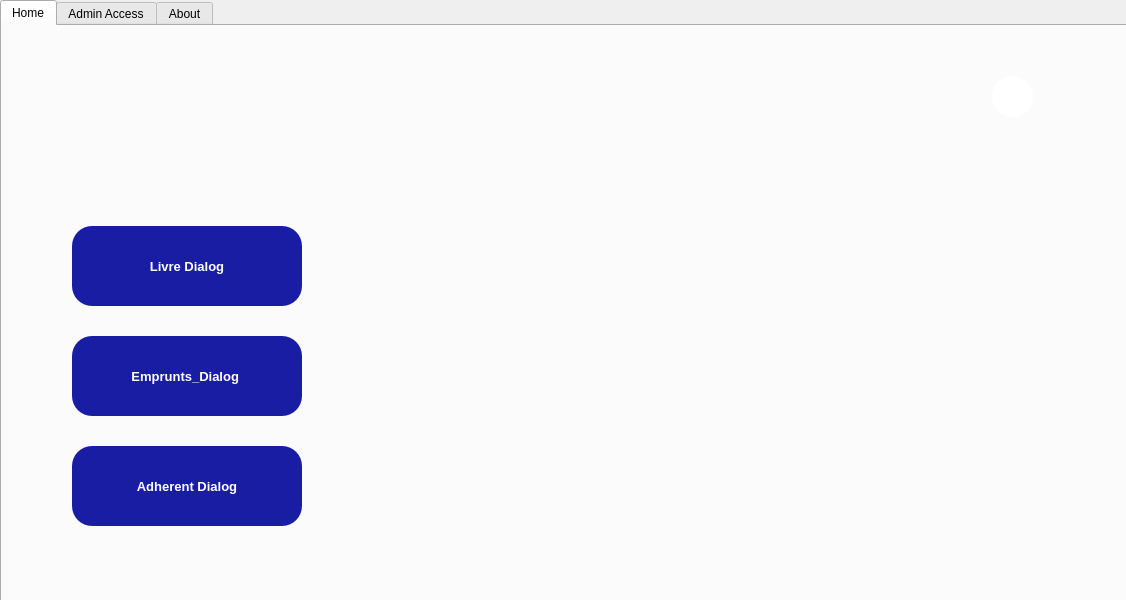
<?xml version="1.0" encoding="UTF-8"?>
<ui version="4.0">
 <class>admin_dialog</class>
 <widget class="QDialog" name="admin_dialog">
  <property name="geometry">
   <rect>
    <x>0</x>
    <y>0</y>
    <width>1126</width>
    <height>600</height>
   </rect>
  </property>
  <property name="windowTitle">
   <string>Dialog</string>
  </property>
  <widget class="QTabWidget" name="Admin1">
   <property name="geometry">
    <rect>
     <x>0</x>
     <y>0</y>
     <width>1251</width>
     <height>691</height>
    </rect>
   </property>
   <property name="styleSheet">
    <string notr="true">QPushButton
{
background-color : #181DA4 ;
border-radius : 20px ;
color : white ;
}</string>
   </property>
   <property name="currentIndex">
    <number>0</number>
   </property>
   <property name="iconSize">
    <size>
     <width>30</width>
     <height>30</height>
    </size>
   </property>
   <widget class="QWidget" name="tab_4">
    <attribute name="icon">
     <iconset resource="resources.qrc">
      <normaloff>:/new/prefix1/60.png</normaloff>:/new/prefix1/60.png</iconset>
    </attribute>
    <attribute name="title">
     <string>Home</string>
    </attribute>
    <widget class="QPushButton" name="pushButton_livre_dialog">
     <property name="geometry">
      <rect>
       <x>70</x>
       <y>200</y>
       <width>230</width>
       <height>80</height>
      </rect>
     </property>
     <property name="font">
      <font>
       <family>Arial</family>
       <pointsize>10</pointsize>
       <weight>75</weight>
       <bold>true</bold>
      </font>
     </property>
     <property name="autoFillBackground">
      <bool>false</bool>
     </property>
     <property name="text">
      <string>Livre Dialog</string>
     </property>
     <property name="icon">
      <iconset resource="resources.qrc">
       <normaloff>:/new/prefix1/10.png</normaloff>:/new/prefix1/10.png</iconset>
     </property>
     <property name="iconSize">
      <size>
       <width>60</width>
       <height>60</height>
      </size>
     </property>
    </widget>
    <widget class="QPushButton" name="pushButton_adherents">
     <property name="geometry">
      <rect>
       <x>70</x>
       <y>420</y>
       <width>230</width>
       <height>80</height>
      </rect>
     </property>
     <property name="font">
      <font>
       <family>Arial</family>
       <pointsize>10</pointsize>
       <weight>75</weight>
       <bold>true</bold>
      </font>
     </property>
     <property name="text">
      <string>Adherent Dialog</string>
     </property>
     <property name="icon">
      <iconset>
       <normaloff>49.png</normaloff>49.png</iconset>
     </property>
     <property name="iconSize">
      <size>
       <width>60</width>
       <height>60</height>
      </size>
     </property>
    </widget>
    <widget class="QPushButton" name="pushButton_emprunts">
     <property name="geometry">
      <rect>
       <x>70</x>
       <y>310</y>
       <width>230</width>
       <height>80</height>
      </rect>
     </property>
     <property name="font">
      <font>
       <family>Arial</family>
       <pointsize>10</pointsize>
       <weight>75</weight>
       <bold>true</bold>
      </font>
     </property>
     <property name="text">
      <string>Emprunts_Dialog </string>
     </property>
     <property name="icon">
      <iconset resource="resources.qrc">
       <normaloff>:/new/prefix1/66.png</normaloff>:/new/prefix1/66.png</iconset>
     </property>
     <property name="iconSize">
      <size>
       <width>60</width>
       <height>60</height>
      </size>
     </property>
    </widget>
    <widget class="QLabel" name="label_6">
     <property name="geometry">
      <rect>
       <x>-20</x>
       <y>20</y>
       <width>511</width>
       <height>251</height>
      </rect>
     </property>
     <property name="text">
      <string/>
     </property>
     <property name="pixmap">
      <pixmap>14.png</pixmap>
     </property>
     <property name="scaledContents">
      <bool>true</bool>
     </property>
    </widget>
    <widget class="QLabel" name="label_7">
     <property name="geometry">
      <rect>
       <x>450</x>
       <y>80</y>
       <width>581</width>
       <height>491</height>
      </rect>
     </property>
     <property name="text">
      <string/>
     </property>
     <property name="pixmap">
      <pixmap>6.png</pixmap>
     </property>
     <property name="scaledContents">
      <bool>true</bool>
     </property>
    </widget>
    <widget class="QPushButton" name="pushButton">
     <property name="geometry">
      <rect>
       <x>990</x>
       <y>50</y>
       <width>41</width>
       <height>41</height>
      </rect>
     </property>
     <property name="styleSheet">
      <string notr="true">QPushButton{Background-color: rgb(255, 255, 255);}</string>
     </property>
     <property name="text">
      <string/>
     </property>
     <property name="icon">
      <iconset>
       <normaloff>80.png</normaloff>80.png</iconset>
     </property>
     <property name="iconSize">
      <size>
       <width>40</width>
       <height>40</height>
      </size>
     </property>
    </widget>
    <zorder>label_6</zorder>
    <zorder>pushButton_livre_dialog</zorder>
    <zorder>pushButton_adherents</zorder>
    <zorder>pushButton_emprunts</zorder>
    <zorder>label_7</zorder>
    <zorder>pushButton</zorder>
   </widget>
   <widget class="QWidget" name="tab_2">
    <attribute name="icon">
     <iconset>
      <normaloff>70.png</normaloff>70.png</iconset>
    </attribute>
    <attribute name="title">
     <string>Admin Access</string>
    </attribute>
    <widget class="QTableView" name="tableView_user">
     <property name="geometry">
      <rect>
       <x>50</x>
       <y>80</y>
       <width>331</width>
       <height>361</height>
      </rect>
     </property>
    </widget>
    <widget class="QTableView" name="tableView_admin">
     <property name="geometry">
      <rect>
       <x>750</x>
       <y>80</y>
       <width>321</width>
       <height>361</height>
      </rect>
     </property>
    </widget>
    <widget class="Line" name="line">
     <property name="geometry">
      <rect>
       <x>440</x>
       <y>50</y>
       <width>31</width>
       <height>461</height>
      </rect>
     </property>
     <property name="orientation">
      <enum>Qt::Vertical</enum>
     </property>
    </widget>
    <widget class="QGroupBox" name="groupBox">
     <property name="geometry">
      <rect>
       <x>20</x>
       <y>40</y>
       <width>401</width>
       <height>511</height>
      </rect>
     </property>
     <property name="title">
      <string>Users </string>
     </property>
     <widget class="QPushButton" name="pushButton_delete_user">
      <property name="geometry">
       <rect>
        <x>220</x>
        <y>430</y>
        <width>90</width>
        <height>40</height>
       </rect>
      </property>
      <property name="text">
       <string>Delete</string>
      </property>
      <property name="icon">
       <iconset resource="resources.qrc">
        <normaloff>:/new/prefix1/45.png</normaloff>:/new/prefix1/45.png</iconset>
      </property>
     </widget>
     <widget class="QPushButton" name="pushButton_load_user">
      <property name="geometry">
       <rect>
        <x>40</x>
        <y>430</y>
        <width>80</width>
        <height>40</height>
       </rect>
      </property>
      <property name="text">
       <string>Load</string>
      </property>
      <property name="icon">
       <iconset resource="resources.qrc">
        <normaloff>:/new/prefix1/42.png</normaloff>:/new/prefix1/42.png</iconset>
      </property>
     </widget>
    </widget>
    <widget class="QGroupBox" name="groupBox_2">
     <property name="geometry">
      <rect>
       <x>470</x>
       <y>40</y>
       <width>621</width>
       <height>501</height>
      </rect>
     </property>
     <property name="title">
      <string>Admins</string>
     </property>
     <widget class="QPushButton" name="pushButton_load_admin">
      <property name="geometry">
       <rect>
        <x>390</x>
        <y>440</y>
        <width>80</width>
        <height>40</height>
       </rect>
      </property>
      <property name="text">
       <string>Load</string>
      </property>
      <property name="icon">
       <iconset resource="resources.qrc">
        <normaloff>:/new/prefix1/42.png</normaloff>:/new/prefix1/42.png</iconset>
      </property>
     </widget>
     <widget class="QPushButton" name="pushButton_update_admin">
      <property name="geometry">
       <rect>
        <x>20</x>
        <y>310</y>
        <width>90</width>
        <height>40</height>
       </rect>
      </property>
      <property name="text">
       <string>Update</string>
      </property>
      <property name="icon">
       <iconset resource="resources.qrc">
        <normaloff>:/new/prefix1/59.png</normaloff>:/new/prefix1/59.png</iconset>
      </property>
     </widget>
     <widget class="QPushButton" name="pushButton_delete_admin">
      <property name="geometry">
       <rect>
        <x>140</x>
        <y>310</y>
        <width>90</width>
        <height>40</height>
       </rect>
      </property>
      <property name="text">
       <string>Delete</string>
      </property>
      <property name="icon">
       <iconset resource="resources.qrc">
        <normaloff>:/new/prefix1/45.png</normaloff>:/new/prefix1/45.png</iconset>
      </property>
     </widget>
     <widget class="QGroupBox" name="groupBox_3">
      <property name="geometry">
       <rect>
        <x>20</x>
        <y>90</y>
        <width>241</width>
        <height>181</height>
       </rect>
      </property>
      <property name="title">
       <string>Add New Admin</string>
      </property>
      <widget class="QPushButton" name="pushButton_add_admin">
       <property name="geometry">
        <rect>
         <x>50</x>
         <y>120</y>
         <width>110</width>
         <height>40</height>
        </rect>
       </property>
       <property name="text">
        <string>Add Admin</string>
       </property>
       <property name="icon">
        <iconset resource="resources.qrc">
         <normaloff>:/new/prefix1/33.png</normaloff>:/new/prefix1/33.png</iconset>
       </property>
      </widget>
      <widget class="QWidget" name="layoutWidget">
       <property name="geometry">
        <rect>
         <x>0</x>
         <y>40</y>
         <width>235</width>
         <height>57</height>
        </rect>
       </property>
       <layout class="QVBoxLayout" name="verticalLayout_2">
        <item>
         <layout class="QHBoxLayout" name="horizontalLayout">
          <item>
           <widget class="QLabel" name="label_2">
            <property name="text">
             <string>Username</string>
            </property>
           </widget>
          </item>
          <item>
           <widget class="QLineEdit" name="lineEdit_new_usr_admin"/>
          </item>
         </layout>
        </item>
        <item>
         <layout class="QHBoxLayout" name="horizontalLayout_2">
          <item>
           <widget class="QLabel" name="label_3">
            <property name="text">
             <string>Password</string>
            </property>
           </widget>
          </item>
          <item>
           <widget class="QLineEdit" name="lineEdit_new_pwd_admin"/>
          </item>
         </layout>
        </item>
       </layout>
      </widget>
     </widget>
     <widget class="QPushButton" name="pushButton_init_admin">
      <property name="geometry">
       <rect>
        <x>90</x>
        <y>370</y>
        <width>60</width>
        <height>40</height>
       </rect>
      </property>
      <property name="text">
       <string/>
      </property>
      <property name="icon">
       <iconset resource="resources.qrc">
        <normaloff>:/new/prefix1/46.png</normaloff>:/new/prefix1/46.png</iconset>
      </property>
      <property name="iconSize">
       <size>
        <width>25</width>
        <height>25</height>
       </size>
      </property>
     </widget>
     <zorder>groupBox_3</zorder>
     <zorder>pushButton_load_admin</zorder>
     <zorder>pushButton_update_admin</zorder>
     <zorder>pushButton_delete_admin</zorder>
     <zorder>pushButton_init_admin</zorder>
    </widget>
    <zorder>groupBox_2</zorder>
    <zorder>groupBox</zorder>
    <zorder>tableView_user</zorder>
    <zorder>tableView_admin</zorder>
    <zorder>line</zorder>
   </widget>
   <widget class="QWidget" name="tab">
    <attribute name="icon">
     <iconset resource="resources.qrc">
      <normaloff>:/new/prefix1/29.png</normaloff>:/new/prefix1/29.png</iconset>
    </attribute>
    <attribute name="title">
     <string>About</string>
    </attribute>
    <widget class="QLabel" name="label">
     <property name="geometry">
      <rect>
       <x>-10</x>
       <y>10</y>
       <width>241</width>
       <height>131</height>
      </rect>
     </property>
     <property name="text">
      <string/>
     </property>
     <property name="pixmap">
      <pixmap>14.png</pixmap>
     </property>
     <property name="scaledContents">
      <bool>true</bool>
     </property>
    </widget>
    <widget class="QLabel" name="label_5">
     <property name="geometry">
      <rect>
       <x>280</x>
       <y>30</y>
       <width>571</width>
       <height>501</height>
      </rect>
     </property>
     <property name="text">
      <string/>
     </property>
     <property name="pixmap">
      <pixmap resource="resources.qrc">:/new/prefix1/65.png</pixmap>
     </property>
     <property name="scaledContents">
      <bool>true</bool>
     </property>
    </widget>
   </widget>
  </widget>
 </widget>
 <resources>
  <include location="resources.qrc"/>
 </resources>
 <connections/>
</ui>
